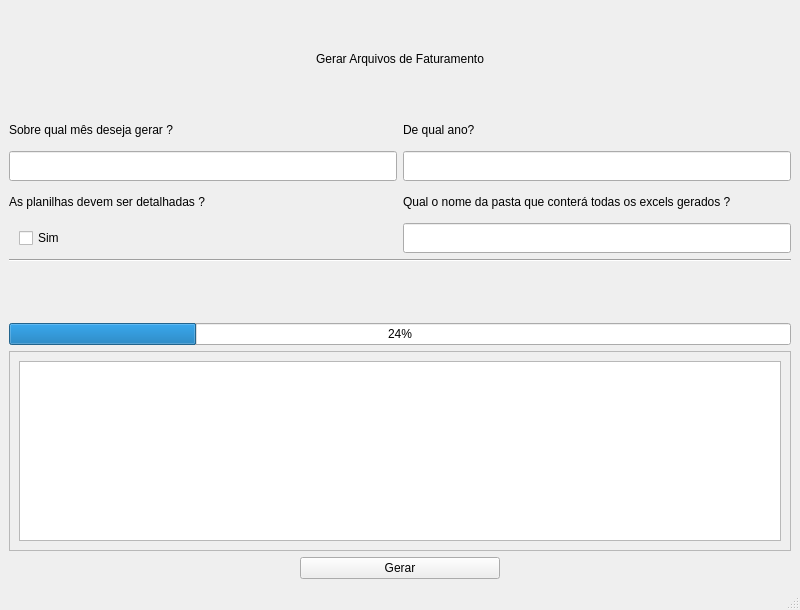
<?xml version="1.0" encoding="UTF-8"?>
<ui version="4.0">
 <class>MainWindow</class>
 <widget class="QMainWindow" name="MainWindow">
  <property name="geometry">
   <rect>
    <x>0</x>
    <y>0</y>
    <width>800</width>
    <height>610</height>
   </rect>
  </property>
  <property name="windowTitle">
   <string>MainWindow</string>
  </property>
  <widget class="QWidget" name="centralwidget">
   <layout class="QVBoxLayout" name="verticalLayout_2">
    <item>
     <layout class="QGridLayout" name="gridLayout">
      <item row="5" column="0">
       <widget class="QLabel" name="detailLabel">
        <property name="sizePolicy">
         <sizepolicy hsizetype="Preferred" vsizetype="Minimum">
          <horstretch>0</horstretch>
          <verstretch>0</verstretch>
         </sizepolicy>
        </property>
        <property name="minimumSize">
         <size>
          <width>0</width>
          <height>30</height>
         </size>
        </property>
        <property name="maximumSize">
         <size>
          <width>16777215</width>
          <height>40</height>
         </size>
        </property>
        <property name="text">
         <string>As planilhas devem ser detalhadas ? </string>
        </property>
        <property name="margin">
         <number>5</number>
        </property>
       </widget>
      </item>
      <item row="10" column="0" colspan="2">
       <widget class="QScrollArea" name="scrollArea">
        <property name="sizePolicy">
         <sizepolicy hsizetype="Preferred" vsizetype="Preferred">
          <horstretch>0</horstretch>
          <verstretch>0</verstretch>
         </sizepolicy>
        </property>
        <property name="minimumSize">
         <size>
          <width>200</width>
          <height>150</height>
         </size>
        </property>
        <property name="maximumSize">
         <size>
          <width>16777215</width>
          <height>200</height>
         </size>
        </property>
        <property name="widgetResizable">
         <bool>true</bool>
        </property>
        <property name="alignment">
         <set>Qt::AlignCenter</set>
        </property>
        <widget class="QWidget" name="scrollAreaWidgetContents">
         <property name="geometry">
          <rect>
           <x>0</x>
           <y>0</y>
           <width>772</width>
           <height>172</height>
          </rect>
         </property>
         <layout class="QHBoxLayout" name="horizontalLayout">
          <item>
           <widget class="QListWidget" name="resultView">
            <property name="sizePolicy">
             <sizepolicy hsizetype="Preferred" vsizetype="Preferred">
              <horstretch>0</horstretch>
              <verstretch>0</verstretch>
             </sizepolicy>
            </property>
            <property name="minimumSize">
             <size>
              <width>200</width>
              <height>0</height>
             </size>
            </property>
           </widget>
          </item>
         </layout>
        </widget>
       </widget>
      </item>
      <item row="3" column="0">
       <widget class="QLabel" name="monthLabel">
        <property name="sizePolicy">
         <sizepolicy hsizetype="Preferred" vsizetype="Minimum">
          <horstretch>0</horstretch>
          <verstretch>0</verstretch>
         </sizepolicy>
        </property>
        <property name="minimumSize">
         <size>
          <width>0</width>
          <height>30</height>
         </size>
        </property>
        <property name="maximumSize">
         <size>
          <width>16777215</width>
          <height>40</height>
         </size>
        </property>
        <property name="text">
         <string>Sobre qual mês deseja gerar ? </string>
        </property>
        <property name="margin">
         <number>5</number>
        </property>
       </widget>
      </item>
      <item row="8" column="0" colspan="2">
       <spacer name="verticalSpacer">
        <property name="orientation">
         <enum>Qt::Vertical</enum>
        </property>
        <property name="sizeHint" stdset="0">
         <size>
          <width>20</width>
          <height>10</height>
         </size>
        </property>
       </spacer>
      </item>
      <item row="4" column="0">
       <widget class="QLineEdit" name="monthText">
        <property name="minimumSize">
         <size>
          <width>0</width>
          <height>30</height>
         </size>
        </property>
       </widget>
      </item>
      <item row="0" column="0" colspan="2">
       <widget class="QLabel" name="intro">
        <property name="sizePolicy">
         <sizepolicy hsizetype="Preferred" vsizetype="Preferred">
          <horstretch>0</horstretch>
          <verstretch>0</verstretch>
         </sizepolicy>
        </property>
        <property name="minimumSize">
         <size>
          <width>100</width>
          <height>100</height>
         </size>
        </property>
        <property name="maximumSize">
         <size>
          <width>16777215</width>
          <height>100</height>
         </size>
        </property>
        <property name="text">
         <string>Gerar Arquivos de Faturamento</string>
        </property>
        <property name="alignment">
         <set>Qt::AlignCenter</set>
        </property>
       </widget>
      </item>
      <item row="6" column="0">
       <layout class="QHBoxLayout" name="horizontalLayout_3">
        <property name="leftMargin">
         <number>10</number>
        </property>
        <item>
         <widget class="QCheckBox" name="checkBoxDetail">
          <property name="layoutDirection">
           <enum>Qt::LeftToRight</enum>
          </property>
          <property name="text">
           <string>Sim</string>
          </property>
         </widget>
        </item>
       </layout>
      </item>
      <item row="6" column="1">
       <widget class="QLineEdit" name="folderText">
        <property name="minimumSize">
         <size>
          <width>0</width>
          <height>30</height>
         </size>
        </property>
       </widget>
      </item>
      <item row="11" column="0" colspan="2">
       <layout class="QHBoxLayout" name="horizontalLayout_2">
        <item>
         <widget class="QPushButton" name="buttonSend">
          <property name="sizePolicy">
           <sizepolicy hsizetype="Minimum" vsizetype="Fixed">
            <horstretch>0</horstretch>
            <verstretch>0</verstretch>
           </sizepolicy>
          </property>
          <property name="minimumSize">
           <size>
            <width>50</width>
            <height>0</height>
           </size>
          </property>
          <property name="maximumSize">
           <size>
            <width>200</width>
            <height>16777215</height>
           </size>
          </property>
          <property name="layoutDirection">
           <enum>Qt::LeftToRight</enum>
          </property>
          <property name="text">
           <string>Gerar</string>
          </property>
          <property name="autoDefault">
           <bool>false</bool>
          </property>
         </widget>
        </item>
       </layout>
      </item>
      <item row="7" column="0" colspan="2">
       <widget class="Line" name="line">
        <property name="sizePolicy">
         <sizepolicy hsizetype="Preferred" vsizetype="Fixed">
          <horstretch>0</horstretch>
          <verstretch>0</verstretch>
         </sizepolicy>
        </property>
        <property name="orientation">
         <enum>Qt::Horizontal</enum>
        </property>
       </widget>
      </item>
      <item row="5" column="1">
       <widget class="QLabel" name="folderLabel">
        <property name="minimumSize">
         <size>
          <width>0</width>
          <height>30</height>
         </size>
        </property>
        <property name="maximumSize">
         <size>
          <width>16777215</width>
          <height>40</height>
         </size>
        </property>
        <property name="text">
         <string>Qual o nome da pasta que conterá todas os excels gerados ?</string>
        </property>
        <property name="margin">
         <number>5</number>
        </property>
       </widget>
      </item>
      <item row="4" column="1">
       <widget class="QLineEdit" name="yearText">
        <property name="minimumSize">
         <size>
          <width>0</width>
          <height>30</height>
         </size>
        </property>
       </widget>
      </item>
      <item row="3" column="1">
       <widget class="QLabel" name="yearLabel">
        <property name="minimumSize">
         <size>
          <width>0</width>
          <height>30</height>
         </size>
        </property>
        <property name="maximumSize">
         <size>
          <width>16777215</width>
          <height>40</height>
         </size>
        </property>
        <property name="text">
         <string>De qual ano? </string>
        </property>
        <property name="margin">
         <number>5</number>
        </property>
       </widget>
      </item>
      <item row="9" column="0" colspan="2">
       <widget class="QProgressBar" name="progressBar">
        <property name="value">
         <number>24</number>
        </property>
       </widget>
      </item>
     </layout>
    </item>
   </layout>
  </widget>
  <widget class="QMenuBar" name="menubar">
   <property name="geometry">
    <rect>
     <x>0</x>
     <y>0</y>
     <width>800</width>
     <height>24</height>
    </rect>
   </property>
  </widget>
  <widget class="QStatusBar" name="statusbar"/>
 </widget>
 <tabstops>
  <tabstop>monthText</tabstop>
  <tabstop>yearText</tabstop>
  <tabstop>checkBoxDetail</tabstop>
  <tabstop>folderText</tabstop>
  <tabstop>resultView</tabstop>
  <tabstop>scrollArea</tabstop>
  <tabstop>buttonSend</tabstop>
 </tabstops>
 <resources/>
 <connections/>
</ui>
